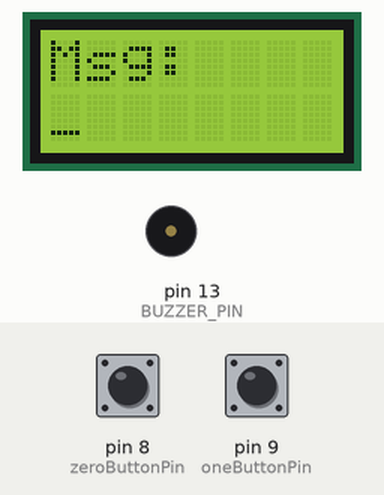
The sketch below on a simulated Arduino Uno, built with avr-gcc and run on an emulated ATmega328P. Shown: 8×2 character LCD, buzzer (waves = sounding). The test bench sets the inputs (shaded band); at power-on: pin 8 (zeroButtonPin) HIGH, pin 9 (oneButtonPin) HIGH.

Above: at 1.2 s.
1.3 s: pin 8 (zeroButtonPin) pulled LOW for 0.15 s
At 2.4 s:
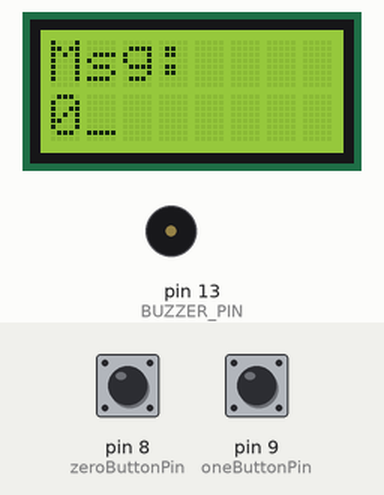
2.9 s: pin 9 (oneButtonPin) pulled LOW for 0.15 s
At 3.7 s:
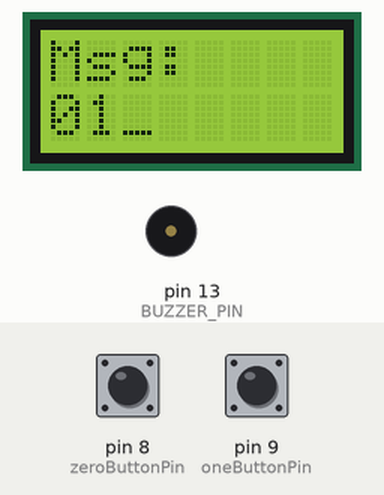
4.5 s: pin 8 (zeroButtonPin) pulled LOW for 1 s
At 4.9 s:
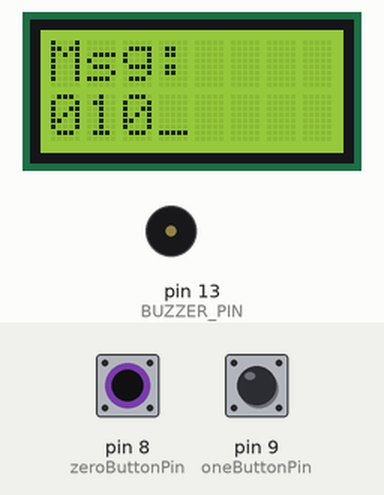
7.0 s: pin 9 (oneButtonPin) pulled LOW for 1 s
At 8.0 s:
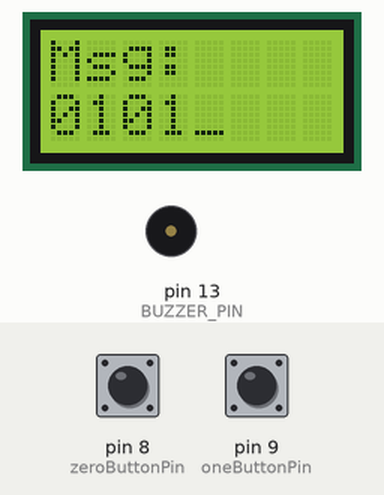
9.5 s: pin 8 (zeroButtonPin) pulsed LOW 5 times (0.12 s each, 0.3 s apart)
At 11.7 s:
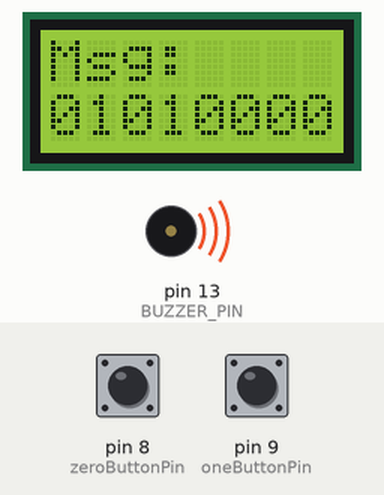
Timing chart, 0 to 14.5 s (numbered marks = the images above; inputs shaded):
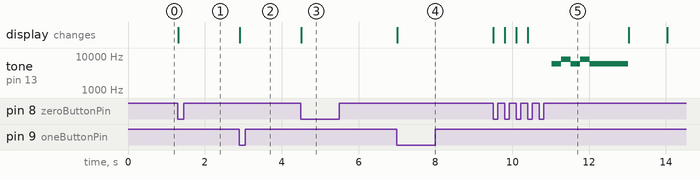

The sketch:

fsk.ino
```cpp
#include <LiquidCrystal.h>

#define BUFFER_SIZE 8

LiquidCrystal lcd(12, 11, 5, 4, 3, 2);

const int BUZZER_PIN = 13;
int sendMessage = 0;
int message[BUFFER_SIZE];
int index = 0;
int zeroButtonPin = 8;
int oneButtonPin = 9;
int zeroButtonState = LOW;
int oneButtonState = LOW;

void setup() {
  pinMode(BUZZER_PIN, OUTPUT);
  pinMode(zeroButtonPin, INPUT_PULLUP);
  pinMode(oneButtonPin, INPUT_PULLUP);

  // Initialize LCD which has 8 columns and 2 rows
  lcd.begin(8, 2);
  update_lcd();
}

//Display the current bits in message in the LCD
void update_lcd() {
  lcd.clear(); // Clear LCD screen
  lcd.setCursor(0, 0); // Set position to column 0, row 0
  lcd.print("Msg:");
  lcd.setCursor(0, 1); // Set position to column 0, row 1

  // Print message to LCD
  for (int count = 0; count < index; count++) {
    lcd.print(message[count]);
  }

  // Have position marker if there is still room in message[] for more bits
  if (index != BUFFER_SIZE) {
    lcd.print('_');
  }
}

// Outputs modulated bits with tone of variable frequency and period of 250 milliseconds
void send_message() {
  delay(500);
  for(int count = 0; count < BUFFER_SIZE; count++) {
    if (message[count] == 0) {
      tone(BUZZER_PIN, 6000); // Set square wave on buzzer pin to 6000 Hz
      delay(250);
    } else {
      tone(BUZZER_PIN, 8000); // Set square wave on buzzer pin to 8000 Hz
      delay(250);
    }
  }
  noTone(BUZZER_PIN); // Clear buzzer pin output

  // Update LCD to display "Message Sent"
  lcd.clear();
  lcd.setCursor(0, 0);
  lcd.print("Message");
  lcd.setCursor(0, 1);
  lcd.print("Sent");
  delay(1000);

  // Reset counter for message[] index
  index = 0;
}

void loop() {
  zeroButtonState = digitalRead(zeroButtonPin);
  oneButtonState = digitalRead(oneButtonPin);

  // Add a zero to message[]
  if (zeroButtonState == LOW) {
    message[index] = 0;
    index++;
    Serial.print("Zero Added\n");
    update_lcd();

    // Don't allow anything else till button is released
    while (zeroButtonState == LOW) {
      zeroButtonState = digitalRead(zeroButtonPin);
      delay(1);
    }
  }

  // Add a one to message[]
  if (oneButtonState == LOW) {
    message[index] = 1;
    index++;
    Serial.print("One Added\n");
    update_lcd();

    // Don't allow anything else till button is released
    while (oneButtonState == LOW) {
      oneButtonState = digitalRead(oneButtonPin);
      delay(1);
    }
  }

  // Send message if message[] is full
  if (index == BUFFER_SIZE) {
    send_message();
    update_lcd();
  }
}
```

Measured:
- after the input at 1.3 s, the display: changes at once (image 1)
- after the input at 2.9 s, the display: changes at once (image 2)
- after the input at 4.5 s, the display: changes at once (image 3)
- after the input at 7.0 s, the display: changes at once (image 4)
- after the input at 9.5 s, tone on pin 13 (BUZZER_PIN): plays 6000 Hz for 0.25 s, 8000 Hz for 0.25 s, 6000 Hz for 0.25 s, 8000 Hz for 0.25 s, 6000 Hz for 1.0 s, starting after 1.5 s; the display: first changes at once (image 5 shows a later state)
